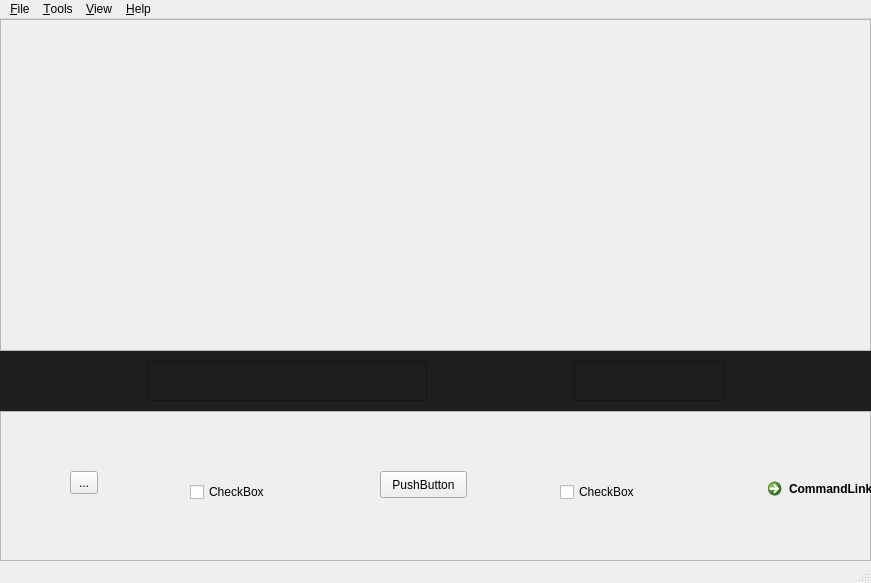
<?xml version="1.0" encoding="UTF-8"?>
<ui version="4.0">
 <class>MainWindow</class>
 <widget class="QMainWindow" name="MainWindow">
  <property name="geometry">
   <rect>
    <x>0</x>
    <y>0</y>
    <width>871</width>
    <height>583</height>
   </rect>
  </property>
  <property name="windowTitle">
   <string>gqrx</string>
  </property>
  <property name="windowIcon">
   <iconset>
    <normaloff>:/icons/icons/gqrx.svg</normaloff>:/icons/icons/gqrx.svg</iconset>
  </property>
  <property name="styleSheet">
   <string notr="true"/>
  </property>
  <property name="dockOptions">
   <set>QMainWindow::AllowNestedDocks|QMainWindow::AllowTabbedDocks|QMainWindow::AnimatedDocks</set>
  </property>
  <property name="unifiedTitleAndToolBarOnMac">
   <bool>true</bool>
  </property>
  <widget class="QWidget" name="centralWidget">
   <layout class="QVBoxLayout" name="verticalLayout_2">
    <property name="spacing">
     <number>0</number>
    </property>
    <property name="margin">
     <number>0</number>
    </property>
    <item>
     <widget class="CPlotter" name="plotter">
      <property name="sizePolicy">
       <sizepolicy hsizetype="Expanding" vsizetype="Expanding">
        <horstretch>0</horstretch>
        <verstretch>0</verstretch>
       </sizepolicy>
      </property>
      <property name="autoFillBackground">
       <bool>true</bool>
      </property>
      <property name="frameShape">
       <enum>QFrame::StyledPanel</enum>
      </property>
      <property name="frameShadow">
       <enum>QFrame::Raised</enum>
      </property>
     </widget>
    </item>
    <item>
     <widget class="QFrame" name="frame">
      <property name="sizePolicy">
       <sizepolicy hsizetype="Minimum" vsizetype="Minimum">
        <horstretch>0</horstretch>
        <verstretch>0</verstretch>
       </sizepolicy>
      </property>
      <property name="styleSheet">
       <string notr="true">background-color: rgb(31, 29, 29);</string>
      </property>
      <property name="frameShape">
       <enum>QFrame::NoFrame</enum>
      </property>
      <property name="frameShadow">
       <enum>QFrame::Plain</enum>
      </property>
      <property name="lineWidth">
       <number>0</number>
      </property>
      <layout class="QHBoxLayout" name="horizontalLayout_2" stretch="0,0,0,0,0">
       <property name="spacing">
        <number>0</number>
       </property>
       <property name="leftMargin">
        <number>0</number>
       </property>
       <property name="topMargin">
        <number>10</number>
       </property>
       <property name="rightMargin">
        <number>0</number>
       </property>
       <property name="bottomMargin">
        <number>10</number>
       </property>
       <item>
        <spacer name="horizontalSpacer_3">
         <property name="orientation">
          <enum>Qt::Horizontal</enum>
         </property>
         <property name="sizeHint" stdset="0">
          <size>
           <width>5</width>
           <height>15</height>
          </size>
         </property>
        </spacer>
       </item>
       <item>
        <widget class="CFreqCtrl" name="freqCtrl">
         <property name="sizePolicy">
          <sizepolicy hsizetype="Fixed" vsizetype="Fixed">
           <horstretch>0</horstretch>
           <verstretch>0</verstretch>
          </sizepolicy>
         </property>
         <property name="minimumSize">
          <size>
           <width>280</width>
           <height>40</height>
          </size>
         </property>
         <property name="toolTip">
          <string/>
         </property>
         <property name="frameShape">
          <enum>QFrame::StyledPanel</enum>
         </property>
         <property name="frameShadow">
          <enum>QFrame::Raised</enum>
         </property>
        </widget>
       </item>
       <item>
        <spacer name="horizontalSpacer_2">
         <property name="orientation">
          <enum>Qt::Horizontal</enum>
         </property>
         <property name="sizeHint" stdset="0">
          <size>
           <width>5</width>
           <height>15</height>
          </size>
         </property>
        </spacer>
       </item>
       <item>
        <widget class="CMeter" name="sMeter">
         <property name="sizePolicy">
          <sizepolicy hsizetype="Fixed" vsizetype="Fixed">
           <horstretch>0</horstretch>
           <verstretch>0</verstretch>
          </sizepolicy>
         </property>
         <property name="minimumSize">
          <size>
           <width>150</width>
           <height>40</height>
          </size>
         </property>
         <property name="frameShape">
          <enum>QFrame::StyledPanel</enum>
         </property>
         <property name="frameShadow">
          <enum>QFrame::Raised</enum>
         </property>
        </widget>
       </item>
       <item>
        <spacer name="horizontalSpacer_1">
         <property name="orientation">
          <enum>Qt::Horizontal</enum>
         </property>
         <property name="sizeHint" stdset="0">
          <size>
           <width>5</width>
           <height>15</height>
          </size>
         </property>
        </spacer>
       </item>
      </layout>
     </widget>
    </item>
    <item>
     <widget class="QFrame" name="frame_2">
      <property name="sizePolicy">
       <sizepolicy hsizetype="Preferred" vsizetype="Fixed">
        <horstretch>0</horstretch>
        <verstretch>0</verstretch>
       </sizepolicy>
      </property>
      <property name="minimumSize">
       <size>
        <width>0</width>
        <height>150</height>
       </size>
      </property>
      <property name="frameShape">
       <enum>QFrame::StyledPanel</enum>
      </property>
      <property name="frameShadow">
       <enum>QFrame::Raised</enum>
      </property>
      <widget class="QToolButton" name="toolButton">
       <property name="geometry">
        <rect>
         <x>70</x>
         <y>60</y>
         <width>28</width>
         <height>23</height>
        </rect>
       </property>
       <property name="text">
        <string>...</string>
       </property>
      </widget>
      <widget class="QPushButton" name="pushButton">
       <property name="geometry">
        <rect>
         <x>380</x>
         <y>60</y>
         <width>87</width>
         <height>27</height>
        </rect>
       </property>
       <property name="text">
        <string>PushButton</string>
       </property>
      </widget>
      <widget class="QCheckBox" name="checkBox">
       <property name="geometry">
        <rect>
         <x>560</x>
         <y>70</y>
         <width>92</width>
         <height>22</height>
        </rect>
       </property>
       <property name="text">
        <string>CheckBox</string>
       </property>
      </widget>
      <widget class="QCommandLinkButton" name="commandLinkButton">
       <property name="geometry">
        <rect>
         <x>760</x>
         <y>60</y>
         <width>175</width>
         <height>41</height>
        </rect>
       </property>
       <property name="text">
        <string>CommandLinkButton</string>
       </property>
      </widget>
      <widget class="QCheckBox" name="checkBox_2">
       <property name="geometry">
        <rect>
         <x>190</x>
         <y>70</y>
         <width>92</width>
         <height>22</height>
        </rect>
       </property>
       <property name="text">
        <string>CheckBox</string>
       </property>
      </widget>
     </widget>
    </item>
   </layout>
  </widget>
  <widget class="QMenuBar" name="menuBar">
   <property name="geometry">
    <rect>
     <x>0</x>
     <y>0</y>
     <width>871</width>
     <height>22</height>
    </rect>
   </property>
   <widget class="QMenu" name="menu_File">
    <property name="title">
     <string>&amp;File</string>
    </property>
    <addaction name="actionDSP"/>
    <addaction name="separator"/>
    <addaction name="actionIoConfig"/>
    <addaction name="actionLoadSettings"/>
    <addaction name="actionSaveSettings"/>
    <addaction name="separator"/>
    <addaction name="actionSaveWaterfall"/>
    <addaction name="separator"/>
    <addaction name="actionQuit"/>
   </widget>
   <widget class="QMenu" name="menu_View">
    <property name="title">
     <string>&amp;View</string>
    </property>
   </widget>
   <widget class="QMenu" name="menu_Help">
    <property name="title">
     <string>&amp;Help</string>
    </property>
    <addaction name="actionUserGroup"/>
    <addaction name="actionNews"/>
    <addaction name="separator"/>
    <addaction name="actionRemoteProtocol"/>
    <addaction name="separator"/>
    <addaction name="actionAbout"/>
    <addaction name="actionAboutQt"/>
   </widget>
   <widget class="QMenu" name="menu_Tools">
    <property name="title">
     <string>&amp;Tools</string>
    </property>
    <addaction name="actionRemoteControl"/>
    <addaction name="separator"/>
    <addaction name="actionAddBookmark"/>
    <addaction name="separator"/>
    <addaction name="actionIqTool"/>
    <addaction name="separator"/>
    <addaction name="actionAFSK1200"/>
    <addaction name="separator"/>
   </widget>
   <addaction name="menu_File"/>
   <addaction name="menu_Tools"/>
   <addaction name="menu_View"/>
   <addaction name="menu_Help"/>
  </widget>
  <widget class="QStatusBar" name="statusBar">
   <property name="enabled">
    <bool>true</bool>
   </property>
  </widget>
  <action name="actionQuit">
   <property name="text">
    <string>Quit</string>
   </property>
   <property name="toolTip">
    <string>Quit application</string>
   </property>
   <property name="shortcut">
    <string>Ctrl+Q</string>
   </property>
  </action>
  <action name="actionAbout">
   <property name="text">
    <string>About Gqrx</string>
   </property>
   <property name="toolTip">
    <string>Information about Gqrx</string>
   </property>
  </action>
  <action name="actionAboutQt">
   <property name="text">
    <string>About Qt</string>
   </property>
   <property name="toolTip">
    <string>About the Qt toolkit</string>
   </property>
  </action>
  <action name="actionDSP">
   <property name="checkable">
    <bool>true</bool>
   </property>
   <property name="icon">
    <iconset>
     <normaloff>:/icons/icons/play.svg</normaloff>:/icons/icons/play.svg</iconset>
   </property>
   <property name="text">
    <string>Start DSP</string>
   </property>
   <property name="toolTip">
    <string>Start DSP</string>
   </property>
   <property name="statusTip">
    <string>Start/stop DSP processing</string>
   </property>
   <property name="shortcut">
    <string>Ctrl+D</string>
   </property>
  </action>
  <action name="actionAFSK1200">
   <property name="text">
    <string>AFSK1200 Decoder</string>
   </property>
   <property name="toolTip">
    <string>Start AFSK1200 decoder</string>
   </property>
  </action>
  <action name="actionSched">
   <property name="checkable">
    <bool>true</bool>
   </property>
   <property name="enabled">
    <bool>false</bool>
   </property>
   <property name="icon">
    <iconset>
     <normaloff>:/icons/icons/clock.svg</normaloff>:/icons/icons/clock.svg</iconset>
   </property>
   <property name="text">
    <string>Scheduler</string>
   </property>
   <property name="toolTip">
    <string>Schedule recordings and other actions</string>
   </property>
  </action>
  <action name="actionIoConfig">
   <property name="enabled">
    <bool>true</bool>
   </property>
   <property name="icon">
    <iconset>
     <normaloff>:/icons/icons/flash.svg</normaloff>:/icons/icons/flash.svg</iconset>
   </property>
   <property name="text">
    <string>I/O Devices</string>
   </property>
   <property name="toolTip">
    <string>Configure I/O devices</string>
   </property>
   <property name="statusTip">
    <string>Opens the hardware configuration dialog</string>
   </property>
   <property name="visible">
    <bool>true</bool>
   </property>
  </action>
  <action name="actionUserGroup">
   <property name="icon">
    <iconset>
     <normaloff>:/icons/icons/help.svg</normaloff>:/icons/icons/help.svg</iconset>
   </property>
   <property name="text">
    <string>Gqrx user group</string>
   </property>
   <property name="toolTip">
    <string>Discussion group for Gqrx users</string>
   </property>
  </action>
  <action name="actionFullScreen">
   <property name="checkable">
    <bool>true</bool>
   </property>
   <property name="icon">
    <iconset>
     <normaloff>:/icons/icons/fullscreen.svg</normaloff>:/icons/icons/fullscreen.svg</iconset>
   </property>
   <property name="text">
    <string>Full screen</string>
   </property>
   <property name="toolTip">
    <string>Toggle full screen mode</string>
   </property>
   <property name="shortcut">
    <string>F11</string>
   </property>
  </action>
  <action name="actionLoadSettings">
   <property name="icon">
    <iconset>
     <normaloff>:/icons/icons/folder.svg</normaloff>:/icons/icons/folder.svg</iconset>
   </property>
   <property name="text">
    <string>Load settings</string>
   </property>
   <property name="toolTip">
    <string>Load previously stored configuration</string>
   </property>
   <property name="statusTip">
    <string>Load previously stored settings from a file</string>
   </property>
   <property name="shortcut">
    <string>Ctrl+L</string>
   </property>
  </action>
  <action name="actionSaveSettings">
   <property name="icon">
    <iconset>
     <normaloff>:/icons/icons/floppy.svg</normaloff>:/icons/icons/floppy.svg</iconset>
   </property>
   <property name="text">
    <string>Save settings</string>
   </property>
   <property name="toolTip">
    <string>Save current configuration</string>
   </property>
   <property name="statusTip">
    <string>Save current configuration to a file</string>
   </property>
   <property name="shortcut">
    <string>Ctrl+S</string>
   </property>
  </action>
  <action name="actionAddBookmark">
   <property name="icon">
    <iconset>
     <normaloff>:/icons/icons/bookmark-new.svg</normaloff>:/icons/icons/bookmark-new.svg</iconset>
   </property>
   <property name="text">
    <string>Add bookmark</string>
   </property>
   <property name="toolTip">
    <string>Bookmark the current frequency and mode (Ctrl+Shift+B)</string>
   </property>
   <property name="shortcut">
    <string>Ctrl+Shift+B</string>
   </property>
  </action>
  <action name="actionRemoteControl">
   <property name="checkable">
    <bool>true</bool>
   </property>
   <property name="enabled">
    <bool>true</bool>
   </property>
   <property name="icon">
    <iconset>
     <normaloff>:/icons/icons/tangeo-network-idle.svg</normaloff>:/icons/icons/tangeo-network-idle.svg</iconset>
   </property>
   <property name="text">
    <string>&amp;Remote control</string>
   </property>
   <property name="toolTip">
    <string>Remote control via TCP</string>
   </property>
   <property name="statusTip">
    <string>Activate the TCP interface</string>
   </property>
  </action>
  <action name="actionRemoteConfig">
   <property name="icon">
    <iconset>
     <normaloff>:/icons/icons/settings.svg</normaloff>:/icons/icons/settings.svg</iconset>
   </property>
   <property name="text">
    <string>Remote &amp;control settings</string>
   </property>
   <property name="toolTip">
    <string>Configure remote control settings</string>
   </property>
  </action>
  <action name="actionIqTool">
   <property name="icon">
    <iconset>
     <normaloff>:/icons/icons/signal.svg</normaloff>:/icons/icons/signal.svg</iconset>
   </property>
   <property name="text">
    <string>I/Q recorder</string>
   </property>
   <property name="toolTip">
    <string>Record and play I/Q data</string>
   </property>
   <property name="statusTip">
    <string>Open I/Q recorder dialog</string>
   </property>
   <property name="shortcut">
    <string>Ctrl+I</string>
   </property>
  </action>
  <action name="actionNews">
   <property name="icon">
    <iconset>
     <normaloff>:/icons/icons/info.svg</normaloff>:/icons/icons/info.svg</iconset>
   </property>
   <property name="text">
    <string>News</string>
   </property>
   <property name="toolTip">
    <string>Show news about this release</string>
   </property>
  </action>
  <action name="actionRemoteProtocol">
   <property name="icon">
    <iconset>
     <normaloff>:/icons/icons/info.svg</normaloff>:/icons/icons/info.svg</iconset>
   </property>
   <property name="text">
    <string>Remote control</string>
   </property>
   <property name="toolTip">
    <string>Remote control protocol</string>
   </property>
  </action>
  <action name="actionSaveWaterfall">
   <property name="text">
    <string>Save waterfall</string>
   </property>
   <property name="statusTip">
    <string>Save the current waterfall to a graphics file</string>
   </property>
   <property name="shortcut">
    <string>Ctrl+W</string>
   </property>
  </action>
 </widget>
 <layoutdefault spacing="6" margin="11"/>
 <customwidgets>
  <customwidget>
   <class>CFreqCtrl</class>
   <extends>QFrame</extends>
   <header>freqctrl.h</header>
   <container>1</container>
  </customwidget>
  <customwidget>
   <class>CPlotter</class>
   <extends>QFrame</extends>
   <header>plotter.h</header>
   <container>1</container>
  </customwidget>
  <customwidget>
   <class>CMeter</class>
   <extends>QFrame</extends>
   <header>meter.h</header>
   <container>1</container>
  </customwidget>
 </customwidgets>
 <resources/>
 <connections>
  <connection>
   <sender>actionQuit</sender>
   <signal>triggered()</signal>
   <receiver>MainWindow</receiver>
   <slot>close()</slot>
   <hints>
    <hint type="sourcelabel">
     <x>-1</x>
     <y>-1</y>
    </hint>
    <hint type="destinationlabel">
     <x>450</x>
     <y>257</y>
    </hint>
   </hints>
  </connection>
 </connections>
</ui>
